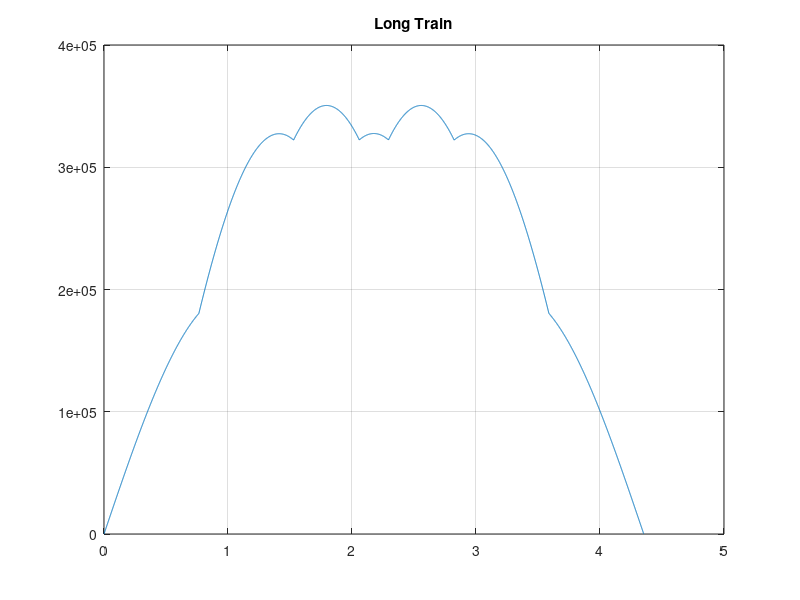
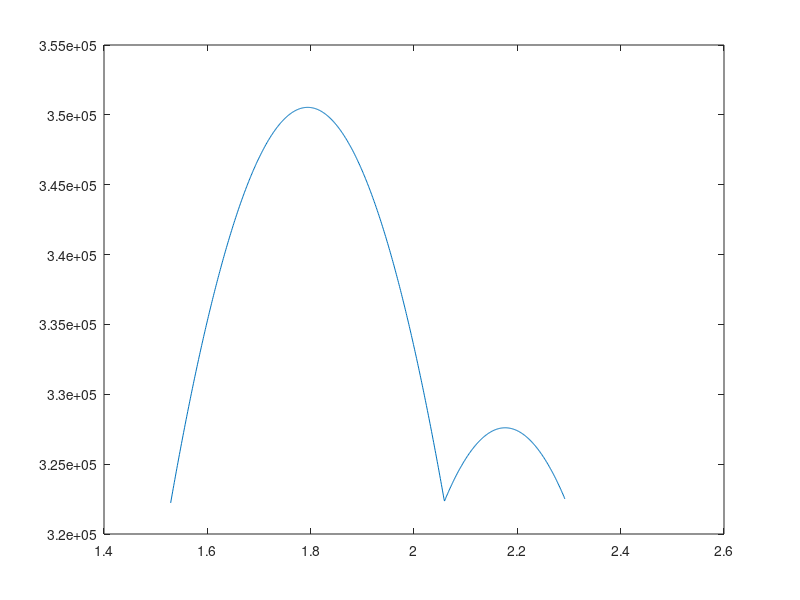
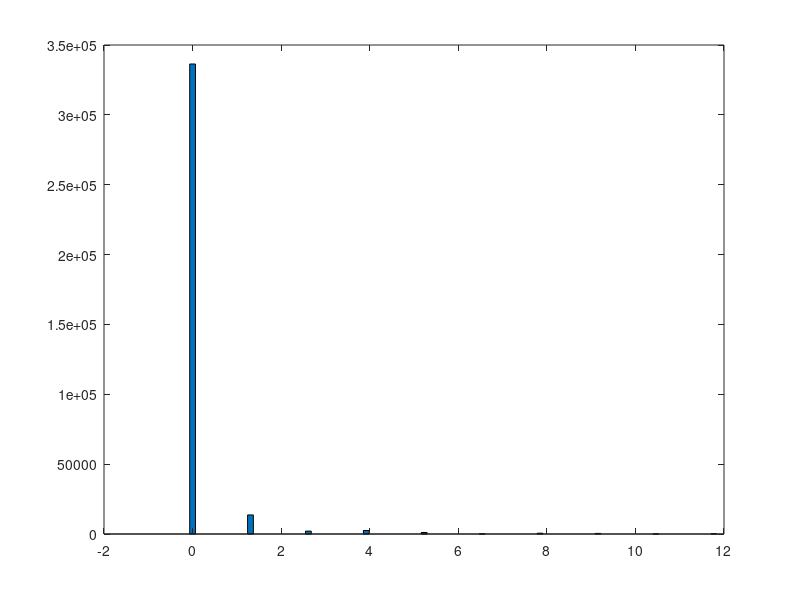

Source code (MATLAB) for these figures, in order: (Note: this script raises an error after producing the figures.)
clear all, close all, clc

load('bridgeStructure.txt_mkr.mat');

Mff = M(1:207,1:207); Kff = K(1:207,1:207);

d = 26; %distance between loads
L = 70; %bridge length

V = 34; %speed of the load [m/sec]
%ResonantVelocity = 51.0742; V = ResonantVelocity;


trains = 4; %number of trains/cars

CrossingTime = L/V %time taken to cross the whole bridge
Delay = d/V %time between two cars
MaxTrainOnBridge = L/d %maximum numbers of cars on the bridge
Force = 20e3*9.81;

%% shapes and frequencies
[PHI, natfreq] = eig(Mff\Kff);
natfreq = sqrt(diag(natfreq))/2/pi;

PHI = PHI'; %row <=> i-th shape
SORT = [natfreq, PHI];
SORT = sortrows( SORT, 1 );
natfreq = SORT(:,1);
PHI = SORT(:,2:208);
PHI = PHI';

%principal coordinates
Mq = PHI'*Mff*PHI; Mq = diag( diag(Mq) );
Kq = PHI'*Kff*PHI; Kq = diag( diag(Kq) );

%%

dt = 1e-3; 
TMAX = CrossingTime + (trains-1)*Delay; %smart axis

t=0:dt:TMAX; 
tcross = 0:dt:CrossingTime;

Q = zeros(1, length(t)); %Q is the related to the first mode of vibration

%build loads sequences
for j=1:trains
    Qnext = Force*sin( pi*V*tcross/L );
    
    s(j) = 1 + (j-1)*Delay/dt;      %start time j-th train
    e(j) = s(j)+length(tcross)-1;  %end time j-th train
    
    Q(s(j):e(j)) = Q(s(j):e(j)) + Qnext;
end

figure; plot(t,Q); grid; title('Long Train');

Qkernel = Q(s(3):s(4)-1); %extract period kernel
figure; plot(t(s(3):s(4)-1), Qkernel);

%% fft
N = length(Qkernel);
FFT = fft(Qkernel);

modQ(1) = abs(FFT(1))/N;
modQ(2:N/2) = abs(FFT(2:N/2))*2/N;
phQ = angle(FFT(1:N/2));

DISPLAY = 10;
df = 1/Delay; %armonics frequency
fQ = 0:df:df*(N/2-1);

figure; bar(fQ(1:DISPLAY), modQ(1:DISPLAY), 0.1);

for j=1:DISPLAY
    ResonantVelocity(j) = d*natfreq(1)/j;
end

disp(ResonantVelocity);

%%
IMP_t = zeros(1, length(t));

freq = 0:0.01:10;

for j=1:length(freq)
    omega = 2*pi*freq(j);
    q = ( -omega^2*Mq + Kq )\[1;zeros(206,1)];
    x = PHI*q;
    
    mod(j) = abs( x(idb(8,2)) );
    ph(j) = angle( x(idb(8,2)) );
    
    IMP_t = IMP_t + mod(j)*cos(omega*t + ph(j) );
end

figure; subplot 211; plot(t, IMP_t); title('Impulse Response'); %notice undamped
        subplot 212; plot(freq, mod); title('Spectrum Response'); %only first exc taken into account
   
%%
A_t = zeros(1, length(t));

for j=1:N/2
    omega = 2*pi*fQ(j);
    Q0 = modQ(j)*exp(i*phQ(j));
    q = ( -omega^2*Mq + Kq )\[1;zeros(206,1)]*Q0;
    x = PHI*q;
    
    mod(j) = abs( x(idb(8,2)) );
    ph(j) = angle( x(idb(8,2)) );
    
    A_t = A_t + mod(j)*cos(omega*t + ph(j) );
end

figure; plot(t, A_t); title( strcat('Response to Long Train V=', num2str(V), 'm/s')); %notice undamped
       % subplot 212; bar(fQ(1:DISPLAY), mod(1:DISPLAY), 0.5); title('Spectrum Response'); %only first exc taken into account
